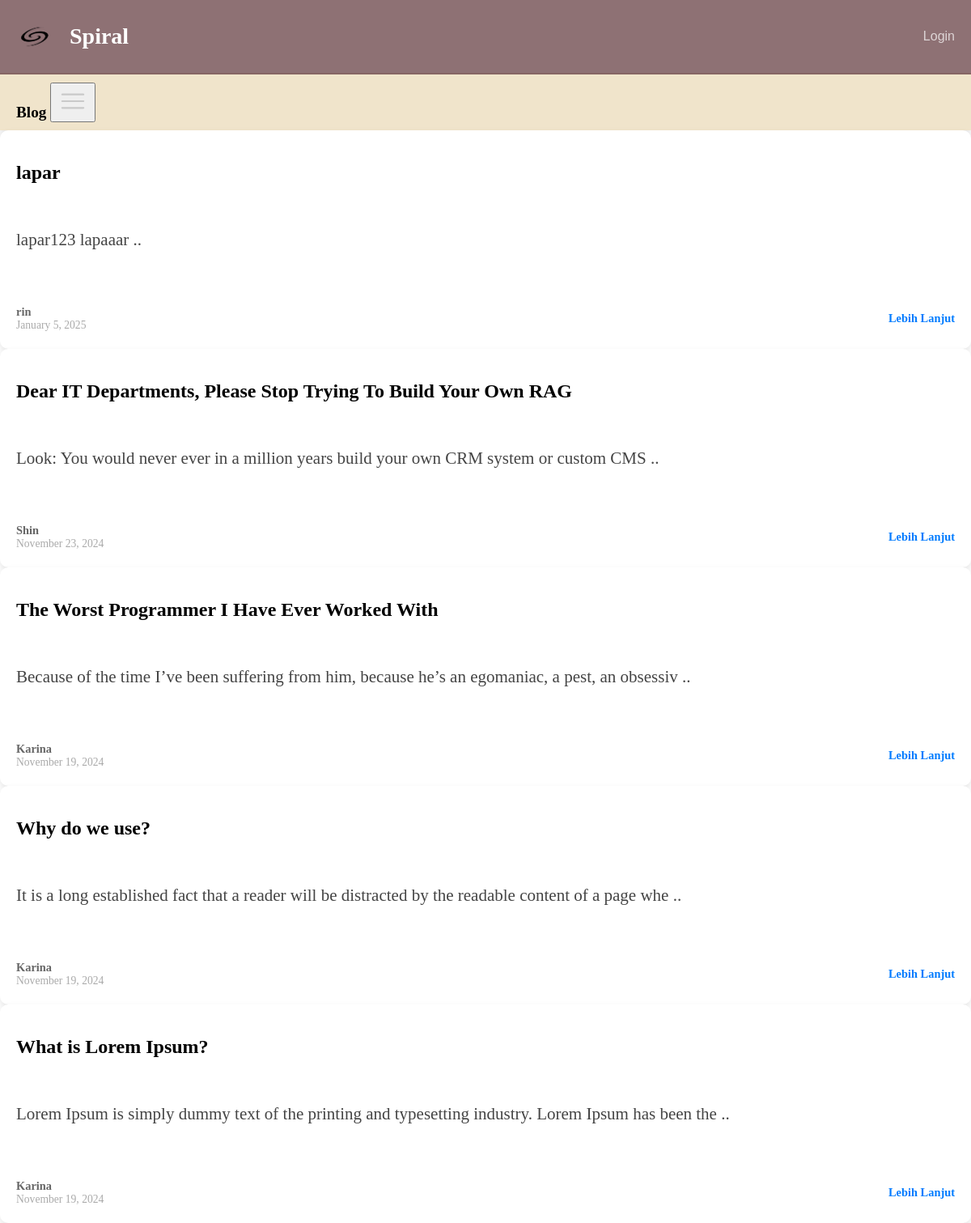
Page /Blogpage/index.php on the committed database.
### tables this page shows
CREATE TABLE `contents` (
  `id` int(11) NOT NULL,
  `judul` varchar(255) NOT NULL,
  `content` text NOT NULL,
  `author_id` int(11) NOT NULL,
  `created_at` timestamp NOT NULL DEFAULT current_timestamp()
);

CREATE TABLE `users` (
  `id` int(11) NOT NULL,
  `email` varchar(255) NOT NULL,
  `username` varchar(255) NOT NULL,
  `password` varchar(64) NOT NULL,
  `nama` varchar(255) NOT NULL,
  `role` varchar(15) NOT NULL
);

### Blogpage/content/tampilContents.php (called while the page is built)
<?php
include "../lib/connection.php";
function tampilContents(){
    global $conn;
    $query = "
        SELECT
            contents.judul,
            contents.content,
            contents.created_at,
            contents.id,
            users.nama
        FROM
            contents
        INNER JOIN
            users
        ON
            contents.author_id = users.id
        ORDER BY
            contents.created_at DESC
    ";
    $result = mysqli_query($conn, $query);
    $rows = [];
    while ($row = mysqli_fetch_assoc($result)) {
        $rows[] = $row;
    }
    return $rows;
}
?>

### Blogpage/index.php (the view, shortened to what this page needs)
<?php
include "content/tampilContents.php";
if (!isset($_SESSION["role"])) {
    $isLoggedIn = false;
} else {
    $isLoggedIn = true;
    $path = $_SESSION["role"];
    $contents = tampilContents();
}
$contents = tampilContents();
?>
<!DOCTYPE html>
<html lang="en">
  <head>
    <link rel="stylesheet" href="styles.css" />
  </head>
  <body>
    <header class="header" id="navbar">
      <div class="logo">
        <img src="/goobnote/img/removebg.png" alt="Spiral Logo" class="logo-img" />
        <h1>Spiral</h1>
      </div>
      <?php if (!$isLoggedIn): ?>
      <button
        class="dashboard-button"
        onclick="window.location.href='/goobnote/auth/login.php'"
      >
        Login
      </button>
      <?php endif ?>
    </header>
    <nav class="navbar">
      <strong><span>Blog</span></strong>
      <button id="open-sidebar" onclick="openSidebar()">
        </button>
    </nav>
    <main class="container">
      <?php foreach ($contents as $content) : ?>
        <article class="post-card">
          <h2 class="post-title"><?= $content['judul'] ?></h2>
          <p class="post-content">
          <?= substr($content['content'], 0, 100); ?> ..
          </p>
          <div class="post-footer">
            <div class="post-author">
            <?= $content['nama'] ?>
              <span class="post-date"><?= date("F j, Y", strtotime($content['created_at'])); ?></span>
            </div>
            <a href="/goobnote/singlePost/index.php?id=<?= $content['id'] ?>" class="post-link">Lebih Lanjut</a>
          </div>
        </article>
        <?php endforeach ?>
    </main>
  </body>
</html>

### Blogpage/styles.css (style rules this page uses)
body { margin: 0; font-family: medium-content-sans-serif-font; }
.header { display: flex; justify-content: space-between; align-items: center; background-color: #8e7174; padding: 10px 10px; color: white; }
.logo { display: flex; align-items: center; font-weight: bold; }
.logo h1 { font-size: 28px; }
.logo-img { width: 10%; height: auto; margin-right: 10px; }
.dashboard-button { background-color: transparent; border: none; color: rgba( 255, 255, 255, 0.7 ); font-size: 1rem; cursor: pointer; padding: 5px 10px; border-radius: 4px; transition: color 0.3s ease, background-color 0.3s ease; }
.navbar { background-color: #f0e4cb; padding: 10px 20px; font-size: 1.2rem; color: black; border-top: 2px solid #866564; box-shadow: 0 8px 10px rgba(0, 0, 0, 0.1); }
.post-card { background-color: white; box-shadow: 0 4px 8px rgba(0, 0, 0, 0.1); border-radius: 10px; padding: 20px; min-height: 230px; display: flex; flex-direction: column; justify-content: space-between; }
.post-title { font-size: 1.5rem; font-weight: bold; }
.post-content { font-size: 21px; line-height: 1.4; margin-top: -10px; color: #444; display: -webkit-box; -webkit-box-orient: vertical; overflow: hidden; text-overflow: ellipsis; }
.post-footer { display: flex; justify-content: space-between; align-items: center; font-size: 0.9rem; color: #666; }
.post-author { font-weight: bold; }
.post-date { display: block; font-weight: normal; color: #aaa; font-size: 0.85rem; }
.post-link { text-decoration: none; color: #007bff; font-weight: bold; }

### rows in the picture
contents: judul "lapar", content "lapar123 lapaaar", author.nama "rin", created_at "January 5, 2025"
contents: judul "Dear IT Departments, Please Stop Trying To Build Your Own RAG", content "Look: You would never ever in a million years build your own CRM system or custom CMS", author.nama "Shin", created_at "November 23, 2024"
contents: judul "The Worst Programmer I Have Ever Worked With", content "Because of the time I’ve been suffering from him, because he’s an egomaniac, a pest, an obsessiv", author.nama "Karina", created_at "November 19, 2024"
contents: judul "Why do we use?", content "It is a long established fact that a reader will be distracted by the readable content of a page whe", author.nama "Karina", created_at "November 19, 2024"
contents: judul "What is Lorem Ipsum?", content "Lorem Ipsum is simply dummy text of the printing and typesetting industry. Lorem Ipsum has been the", author.nama "Karina", created_at "November 19, 2024"
